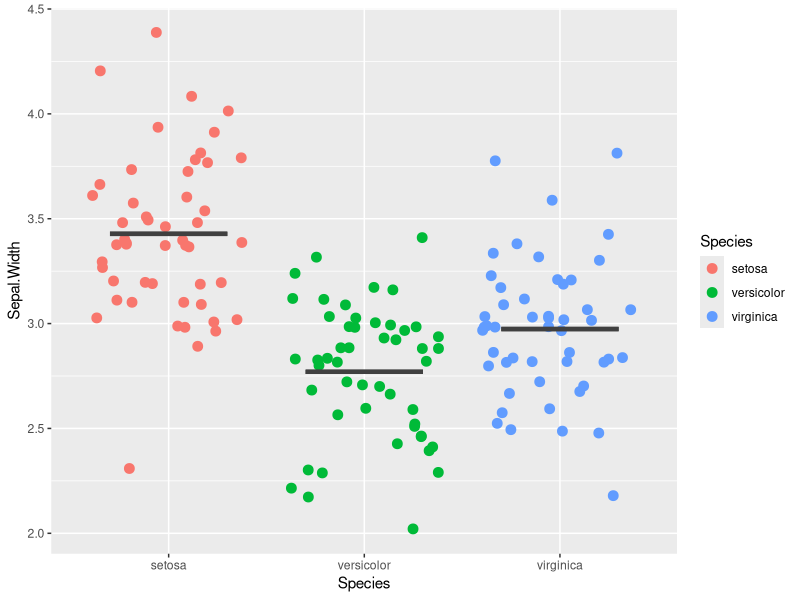
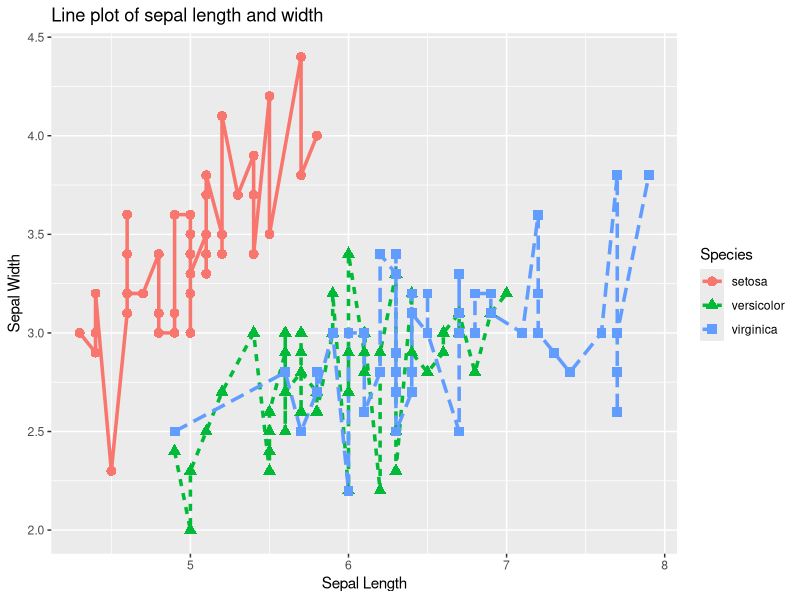

Reproduce these figures in R, in order.
library(ggplot2)
ggplot(data = iris, aes(x = Species, y = Sepal.Width, color = Species)) +
    geom_point(position = "jitter", size = 3) +
    stat_summary(
        fun.y = "mean",
        geom = "errorbar",
        aes(ymin = ..y.., ymax = ..y..),
        width = 0.6,
        size = 1.5,
        colour = "grey25"
    )

ggplot(data = iris, aes(x = Sepal.Length, y = Sepal.Width, group = Species, color = Species)) +
    geom_line(aes(linetype = Species), size = 1.2) +
    geom_point(aes(shape = Species), size = 3) +
    # scale_shape_manual(values = c(6, 5, 4)) +
    # scale_linetype_manual(values = c("dotdash", "solid", "dotted")) +
    xlab("Sepal Length") +
    ylab("Sepal Width") +
    ggtitle("Line plot of sepal length and width")